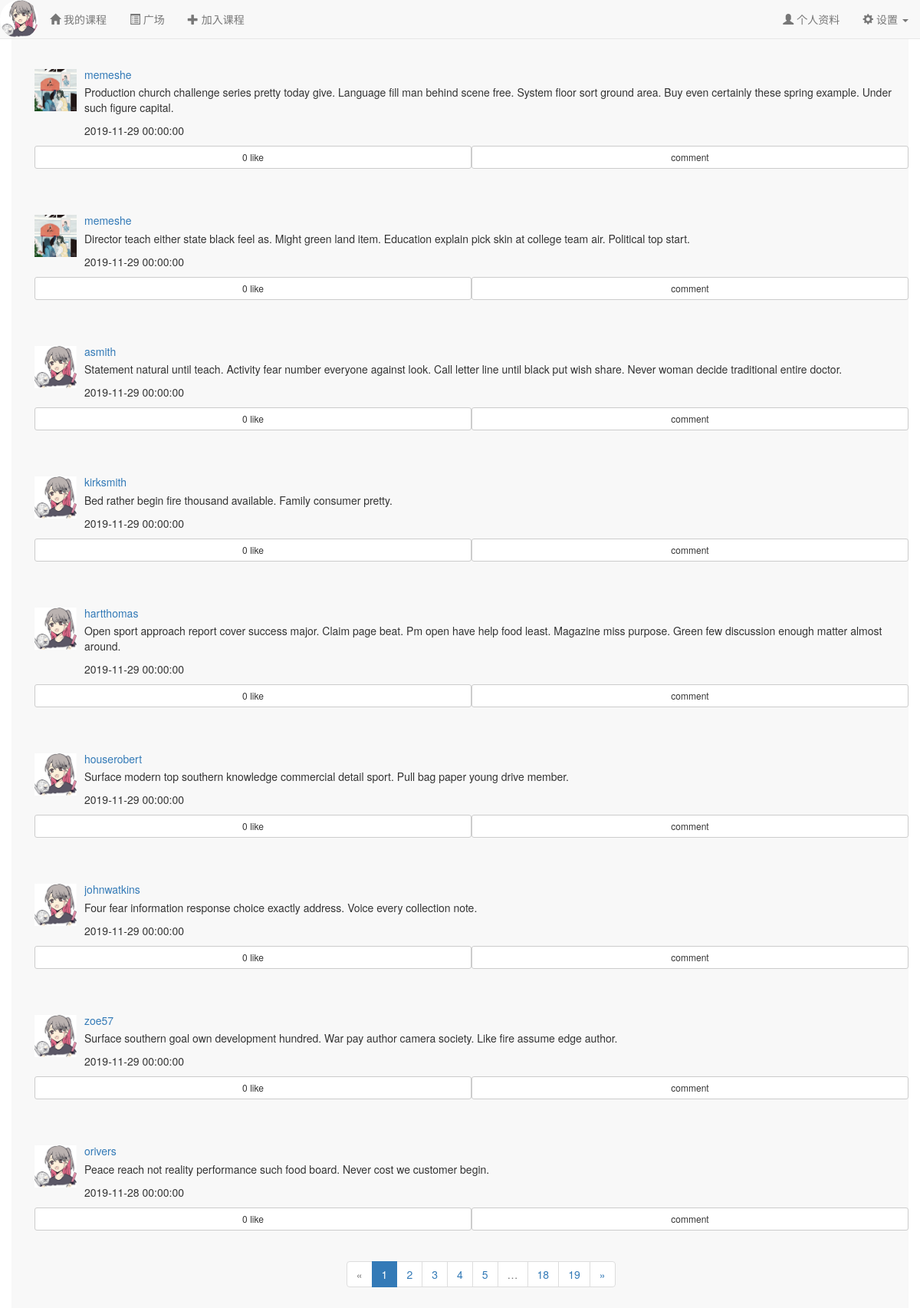
Page /forum/ (signed in) on the committed database.
### app/models.py (models this page shows, shortened)
class User(UserMixin, db.Model):
    __tablename__ = 'users'
    id = db.Column(db.Integer, primary_key=True)
    name = db.Column(db.String(64)) #真实姓名(不同于用户名)
    location = db.Column(db.String(64)) #位置
    about_me = db.Column(db.Text()) #个人介绍
    member_since = db.Column(db.DateTime(), default=localtime)    #注册时间
    last_seen = db.Column(db.DateTime(), default=localtime)   #最后一次访问的时间
    email = db.Column(db.String(64), unique=True, index=True)   #电子邮箱
    nickname = db.Column(db.String(64))    #昵称
    role_id = db.Column(db.Integer, db.ForeignKey('roles.id'))  #角色id
    password_hash = db.Column(db.String(128))   #密码hash
    confirmed = db.Column(db.Boolean, default=False)    #是否已经确认账户
    headicon_url = db.Column(db.String(64)) #头像图标的url
    student = db.relationship('Student', backref='user', uselist=False) #通过Student的user字段拿到用户信息
    teacher = db.relationship('Teacher', backref='user', uselist=False) #通过Teacher的user字段拿到用户信息
    posts = db.relationship('Post', backref='author', lazy='dynamic') #该用户发布的动态
    followed = db.relationship('Follow',
                               foreign_keys=[Follow.follower_id],
                               backref=db.backref('follower', lazy='joined'),
                               lazy='dynamic',
                               cascade='all, delete-orphan')
    followers = db.relationship('Follow',
                               foreign_keys=[Follow.followed_id],
                               backref=db.backref('followed', lazy='joined'),
                               lazy='dynamic',
                               cascade='all, delete-orphan')
    comments = db.relationship('Comment', backref='author', lazy='dynamic') #该用户发表的评论
    like_posts = db.relationship('PostLike',
                                  foreign_keys=[PostLike.user_id],
                                  backref=db.backref('user', lazy='joined'),
                                  lazy='dynamic',
                                  cascade='all, delete-orphan')
    @property
    def password(self):
        raise AttributeError('Password is not a readable attribute!')
    @login_manager.user_loader
    def load_user(user_id):
        return User.query.get(int(user_id))
    def ping(self):
        self.last_seen = localtime()
        db.session.add(self)
        db.session.commit()

class Post(db.Model):
    __tablename__ = 'posts'
    id = db.Column(db.Integer, primary_key=True)
    body = db.Column(db.Text) #动态内容
    body_html = db.Column(db.Text) #内容的html富文本形式
    timestamp = db.Column(db.DateTime, index=True, default=localtime) #动态发布的时间戳
    author_id = db.Column(db.Integer, db.ForeignKey('users.id')) #作者id
    comments = db.relationship('Comment', backref='post', lazy='dynamic') #该动态对应的评论
    like_people = db.relationship('PostLike',
                                  foreign_keys=[PostLike.post_id],
                                  backref=db.backref('post', lazy='joined'),
                                  lazy='dynamic',
                                  cascade='all, delete-orphan')

### app/forum/views.py (the view)
@forum.route('/')
def index():
    page = request.args.get('page', 1, type=int)
    pagination = Post.query.order_by(Post.timestamp.desc()).paginate(
        page, per_page=current_app.config['FLASKY_COURSE_PER_PAGE'],
        error_out=False)
    posts = [item for item in pagination.items]
    return render_template('forum/index.html', posts=posts, pagination=pagination)

### app/auth/views.py (called while the page is built)
@auth.before_app_request
def before_request():
    if current_user.is_authenticated:
        current_user.ping()
        if not current_user.confirmed \
                and request.endpoint \
                and request.blueprint != 'auth' \
                and request.endpoint != 'static':
            return redirect(url_for('auth.unconfirmed'))

### app/main/__init__.py (called while the page is built)
@main.app_context_processor
def inject_permissions():
    return dict(Permission=Permission)

### app/utils.py (called while the page is built)
def localtime():
    time_str = datetime.datetime.now().strftime('%Y-%m-%d %H:%M:%S')
    return datetime.datetime.strptime(time_str,"%Y-%m-%d %H:%M:%S")

### app/templates/forum/index.html (shortened to what this page needs)
{% extends "/base.html" %}
{% import "/_macros.html" as macros %}
{% block content %}
<div class="container navbar-default" style="height:100%;padding-top:30px;">
    <div class="container">
        {% for each in posts %}
        <div style="padding-top:60px;padding-bottom:30px">
            <div class="media-left">
                <a href="{{ url_for('main.user', email=each.author.email) }}"><img src="{{ url_for('static', filename=('headicon/'+each.author.headicon_url)) }}" class="media-object" style="width:55px"></a>
            </div>
            <div class="media-body">
                <a href="{{ url_for('main.user', email=each.author.email) }}"><h5 class="media-heading">{{ each.author.nickname }}</h5></a>
                {% if each.body_html %}
                    {{ each.body_html | safe }}
                {% else %}
                    {{ each.body }}
                {% endif %}
                <p>{{ each.timestamp }}</p>
            </div>
            <button id="like{{ each.id }}" onclick="like(id)" type="button" class="btn btn-default btn-sm col-xs-6">
                {% if not each.liked %}
                0
                {% else %}
                {{ each.liked }}
                {% endif %}
                like
            </button>
            <button id="comments{{ each.id }}" onclick="comments(id)" type="button" class="btn btn-default btn-sm col-xs-6">comment</button>
        </div>
        {% endfor %}
    </div>
        <div class="pagination" style="margin-left:37%">
            {{ macros.pagination_widget(pagination, 'forum.index') }}
        </div>
</div>
{% endblock %}

### app/templates/base.html (shortened to what this page needs)
{% extends "bootstrap/base.html" %}
{% block head %}
{{ super() }}
{% endblock %}
{% block navbar %}
<nav class="navbar navbar-default navbar-fixed-top" >
    <div class="container-fluid">
        <div class="navbar-header">
            <div class="navbar-brand" style="padding:1%">
                <a href="{{ url_for('main.user', email=current_user.email) }}">
                    <img src="{{ url_for('static', filename='headicon/'+current_user.headicon_url) }}" class="img-circle" style="height:100%;" />
                </a>
            </div>
        </div>
        <div class="collapse navbar-collapse" id="navbar-collapse">
            <ul class="nav navbar-nav">
                <li><a href="{{ url_for('course.index') }}"><span class="glyphicon glyphicon-home"></span>&nbsp;{% if current_user.role.name == 'Student' %}我的课程{% else %}我开的课{% endif %}</a></li>
                <li><a href="{{ url_for('forum.index') }}"><span class="glyphicon glyphicon-list-alt"></span>&nbsp;广场</a></li>
                <li><a href="{{ url_for('course.join_course') }}"><span class="glyphicon glyphicon-plus"></span>&nbsp;{% if current_user.role.name == 'Student' %}加入课程{% else %}创建课程{% endif %}</a></li>
            </ul>
            <ul class="nav navbar-nav navbar-right ">
                <li>
                    <a href="{{ url_for('main.user', email=current_user.email) }}">
                        <span class="glyphicon glyphicon-user"></span>
                        个人资料
                    </a>
                </li>
                <li class="dropdown">
                    <a class="dropdown-toggle" data-toggle="dropdown" href="#">
                        <span class="glyphicon glyphicon-cog"></span>&nbsp;设置
                        <b class="caret"></b>
                    </a>
                </li>
            </ul>
        </div>
    </div>
</nav>
{% endblock %}

### app/templates/_macros.html
{% macro pagination_widget(pagination, endpoint, fragment='') %}
<ul class="pagination">
    <li{% if not pagination.has_prev %} class="disabled"{% endif %}>
        <a href="{% if pagination.has_prev %}{{ url_for(endpoint, page=pagination.prev_num, **kwargs) }}{{ fragment }}{% else %}#{% endif %}">
            &laquo;
        </a>
    </li>
    {% for p in pagination.iter_pages() %}
        {% if p %}
            {% if p == pagination.page %}
            <li class="active">
                <a href="{{ url_for(endpoint, page = p, **kwargs) }}{{ fragment }}">{{ p }}</a>
            </li>
            {% else %}
            <li>
                <a href="{{ url_for(endpoint, page = p, **kwargs) }}{{ fragment }}">{{ p }}</a>
            </li>
            {% endif %}
        {% else %}
        <li class="disabled"><a href="#">&hellip;</a></li>
        {% endif %}
    {% endfor %}
    <li{% if not pagination.has_next %} class="disabled"{% endif %}>
        <a href="{% if pagination.has_next %}{{ url_for(endpoint, page=pagination.next_num, **kwargs) }}{{ fragment }}{% else %}#{% endif %}">
            &raquo;
        </a>
    </li>
</ul>
{% endmacro %}

### rows in the picture
User: headicon_url (placeholder picture)
Post: headicon_url (picture), author.nickname "memeshe", body_html "Production church challenge series pretty today give. Language fill man behind scene free. System floor sort ground area. Buy even certainly these spring example. Under such figure capital.", timestamp "2019-11-29 00:00:00"
Post: headicon_url (picture), author.nickname "memeshe", body_html "Director teach either state black feel as. Might green land item. Education explain pick skin at college team air. Political top start.", timestamp "2019-11-29 00:00:00"
Post: headicon_url (placeholder picture), author.nickname "asmith", body_html "Statement natural until teach. Activity fear number everyone against look. Call letter line until black put wish share. Never woman decide traditional entire doctor.", timestamp "2019-11-29 00:00:00"
Post: headicon_url (placeholder picture), author.nickname "kirksmith", body_html "Bed rather begin fire thousand available. Family consumer pretty.", timestamp "2019-11-29 00:00:00"
Post: headicon_url (placeholder picture), author.nickname "hartthomas", body_html "Open sport approach report cover success major. Claim page beat. Pm open have help food least. Magazine miss purpose. Green few discussion enough matter almost around.", timestamp "2019-11-29 00:00:00"
Post: headicon_url (placeholder picture), author.nickname "houserobert", body_html "Surface modern top southern knowledge commercial detail sport. Pull bag paper young drive member.", timestamp "2019-11-29 00:00:00"
Post: headicon_url (placeholder picture), author.nickname "johnwatkins", body_html "Four fear information response choice exactly address. Voice every collection note.", timestamp "2019-11-29 00:00:00"
Post: headicon_url (placeholder picture), author.nickname "zoe57", body_html "Surface southern goal own development hundred. War pay author camera society. Like fire assume edge author.", timestamp "2019-11-29 00:00:00"
Post: headicon_url (placeholder picture), author.nickname "orivers", body_html "Peace reach not reality performance such food board. Never cost we customer begin.", timestamp "2019-11-28 00:00:00"

### other values in the picture
{{ p }} "1"
{{ p }} "2" "3" "4" "5" "18" "19"
